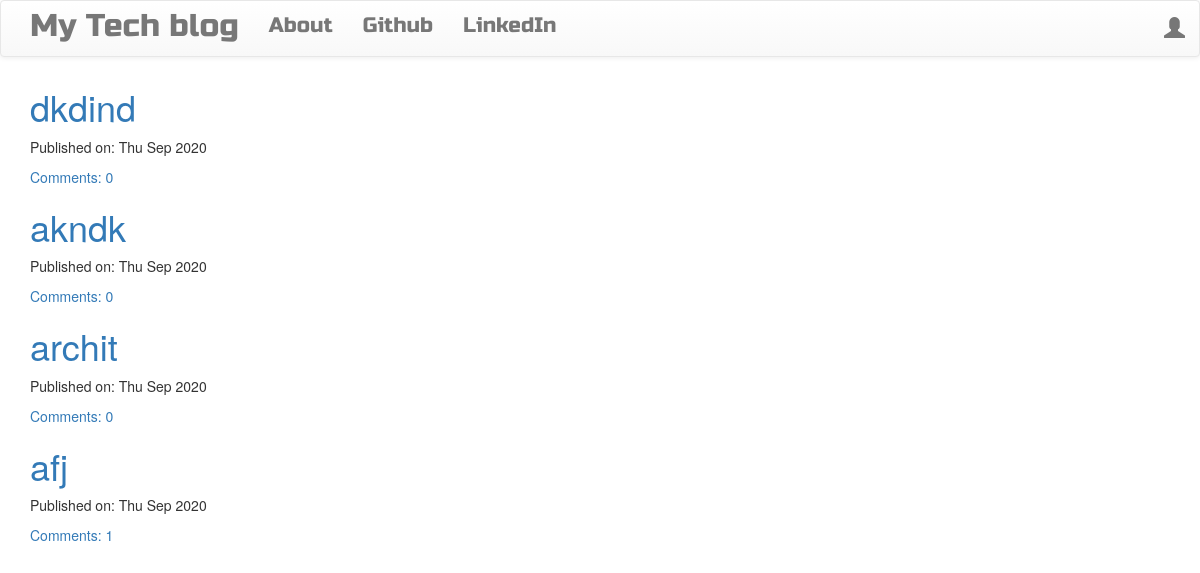
The page / on the database its author committed.
### blog/models.py (models this page shows, shortened)
class Post(models.Model):
    author = models.ForeignKey('auth.User',on_delete=models.CASCADE)
    title = models.CharField(max_length=50)
    text = models.TextField()
    create_date = models.DateTimeField(default=timezone.now)
    publish_date = models.DateTimeField(blank=True,null=True)
    def approve_comments(self):
        return self.comments.filter(approved_comment=True)

### blog/views.py (the view)
# urls.py: path('',PostListView.as_view(),name='post_list'),
class PostListView(ListView):
    model=Post
    template_name = 'blog/post_list.html'
    context_object_name = 'post_list'
    def get_queryset(self):
        return Post.objects.filter(publish_date__lte=timezone.now()).order_by('-publish_date')

### blog/templates/blog/post_list.html
{% extends 'blog/base.html' %}
{% block bodyblock %}
<div class="centerstage">
    {% for post in post_list %}
        <div class="post">
            <h1><a href="{% url 'post_detail' pk=post.pk %}">{{ post.title }}</a></h1>
            <div class="date">
                <p>Published on: {{ post.publish_date|date:"D M Y"}}</p>
            </div>
            <a href="{% url 'post_detail' pk=post.pk %}">Comments: {{ post.approve_comments.count }}</a>
        </div>
    {% endfor %}
</div>
{% endblock bodyblock %}

### blog/templates/blog/base.html (shortened to what this page needs)
<!DOCTYPE html>
{% load static %}
<html>
    <head>
        <link rel="stylesheet" href="https://maxcdn.bootstrapcdn.com/bootstrap/3.3.7/css/bootstrap.min.css">
        <link rel="stylesheet" href="https://maxcdn.bootstrapcdn.com/bootstrap/3.3.7/css/bootstrap-theme.min.css">
        <link rel="stylesheet" href="//cdn.jsdelivr.net/medium-editor/latest/css/medium-editor.min.css" type="text/css" media="screen" charset="utf-8">
        <link rel="stylesheet" href="{% static 'css/blog.css' %}">
<body class='loader'>
  <nav class="navbar navbar-default techfont custom-navbar">
    <div class="container">
      <ul class="nav navbar-nav">
        <li><a class='navbar-brand bigbrand' href="{% url 'post_list' %}">My Tech blog</a></li>
        <li><a href="{% url 'about'%}">About</a></li>
        <li><a href="https://www.github.com">Github</a></li>
        <li><a href="https://www.linkedin.com">LinkedIn</a></li>
      </ul>
      <ul class="nav navbar-nav navbar-right">
        {% if user.is_authenticated %}
        <li>
          <a href="{% url 'post_create' %}" >New Post</a>
        </li>
        <li>
          <a href="{% url 'draft_list' %}">Drafts</a>
        </li>
        <li>
          <a href="{% url 'logout' %}" >Log out</a>
        </li>
        <li>
          <a >Welcome: {{ user.username }}</a>
        </li>
          {% else %}
          <li><a class='nav navbar-right' href="{% url 'login' %}" ><span class="glyphicon glyphicon-user"></span></a></li>
        {% endif %}
      </ul>
  </div>
</nav>
        <div class="content container">
            <div class="row">
                <div class="col-md-8">
                  <div class="blog_posts">
                    {% block bodyblock %}
                    {% endblock %}
                  </div>
                </div>
            </div>
        </div>
</body>
</html>

### blog/static/blog/css/blog.css (style rules this page uses)
.techfont { font-family: 'Russo One', sans-serif; font-size: 1.5em; margin-bottom: 10px; }
.centerstage { margin-left: auto; margin-right: auto; }
.bigbrand { font-size: 1.5em; }
.loader { filter:hue-rotate(0deg); color: linear-gradient(45deg,#0f8,#08f); animation:hue 5000ms infinite linear; }

### rows shown on the page
Post: title "dkdind", publish_date "Thu Sep 2020", approve_comments.count "0"
Post: title "akndk", publish_date "Thu Sep 2020", approve_comments.count "0"
Post: title "archit", publish_date "Thu Sep 2020", approve_comments.count "0"
Post: title "afj", publish_date "Thu Sep 2020", approve_comments.count "1"
